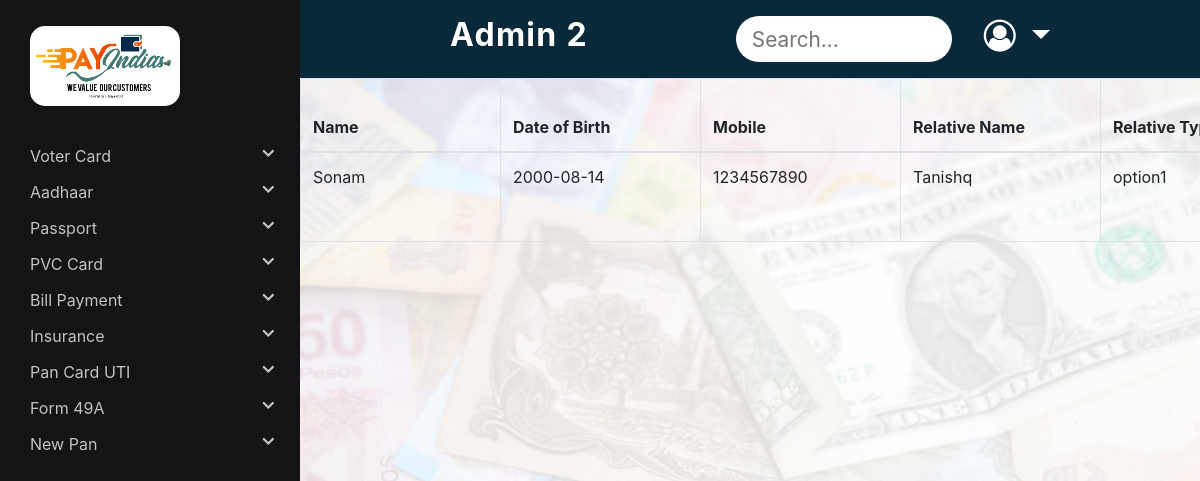
Page /Admin/voterCardPending.php (signed in) on the committed database.
### tables this page shows
CREATE TABLE `votercard` (
  `id` int(11) NOT NULL,
  `name` varchar(100) NOT NULL,
  `dob` date NOT NULL,
  `mobile` varchar(12) NOT NULL,
  `relative_name` varchar(100) NOT NULL,
  `relative_type` varchar(100) NOT NULL,
  `street` varchar(100) NOT NULL,
  `village` varchar(50) NOT NULL,
  `postoffice` varchar(50) NOT NULL,
  `pincode` int(6) NOT NULL,
  `state` varchar(50) NOT NULL,
  `district` varchar(50) NOT NULL,
  `ageproof_option` varchar(50) NOT NULL,
  `addressproof_option` varchar(50) NOT NULL,
  `gender` varchar(10) NOT NULL,
  `ageproofdocument` varchar(50) NOT NULL,
  `addressproofdocument` varchar(50) NOT NULL,
  `otherdocument` varchar(50) DEFAULT NULL,
  `comments` varchar(500) DEFAULT NULL,
  `status` varchar(10) NOT NULL DEFAULT 'false',
  `r_id` varchar(100) NOT NULL
);

### Admin/voterCardPending.php (the view, shortened to what this page needs)
<?php
$conn = mysqli_connect('localhost', 'root', '', 'payindia');
$sql = "SELECT * FROM votercard where status='false'";
$result = mysqli_query($conn, $sql);
$ans = mysqli_fetch_all($result, MYSQLI_ASSOC);
?>
<!DOCTYPE html>
<html lang="en">
<head>
	<link rel="stylesheet" href="https://cdnjs.cloudflare.com/ajax/libs/font-awesome/4.7.0/css/font-awesome.min.css">
	<link rel="stylesheet" href="https://maxcdn.bootstrapcdn.com/bootstrap/4.5.2/css/bootstrap.min.css">
	<link rel="stylesheet" type="text/css" href="../Distributor/style.css">
</head>
<body>
	<?php include("sidenav2.php"); ?>
	<?php include("navbar2.php"); ?>
	<div class="col-12 padding-sidenav pr-md-0 main-index">
		<div class="table-responsive">
			<?php if (sizeof($ans) > 0) { ?>
				<table class="table table-bordered" id="datatable">
					<thead>
						<tr>
							<th scope="col">Name</th>
							<th scope="col">Date of Birth</th>
							<th scope="col">Mobile</th>
							<th scope="col">Relative Name</th>
							<th scope="col">Relative Type</th>
						</tr>
					</thead>
					<?php
					for ($x = 0; $x < sizeof($ans); $x++) {
					?>
						<tbody>
							<tr>
								<td>
									<p><?php echo $ans[$x]['name']; ?></p>
								</td>
								<td>
									<p><?php echo $ans[$x]['dob']; ?></p>
								</td>
								<td>
									<p><?php echo $ans[$x]['mobile']; ?></p>
								</td>
								<td>
									<p><?php echo $ans[$x]['relative_name']; ?></p>
								</td>
								<td>
									<p><?php echo $ans[$x]['relative_type']; ?></p>
								</td>
							</tr>
					<?php
					}
				} else {
					echo "<h2>There is no data</h2>";
				}
					?>
						</tbody>
				</table>
		</div>
	</div>
</body>
</html>

### Distributor/style.css (style rules this page uses)
body { height: 100vh; width: 100vw; background: url('../images/commonBG.jpeg') no-repeat; background-position: center center; background-attachment: fixed; background-size: cover; }
body { background-color: #ededed; }
.main-index { padding-bottom: 3rem; z-index: 50; }
@media (min-width: 768px) { .padding-sidenav { padding-left: 300px !important; } }
tr, th { min-width: 200px; }

### rows in the picture
votercard: name "Sonam", dob "2000-08-14", mobile "1234567890", relative_name "Tanishq", relative_type "option1"
